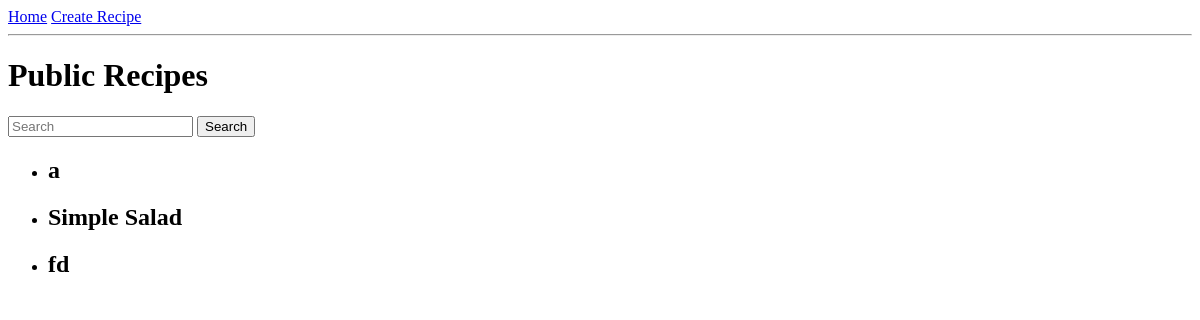
Before: / with the older database file.
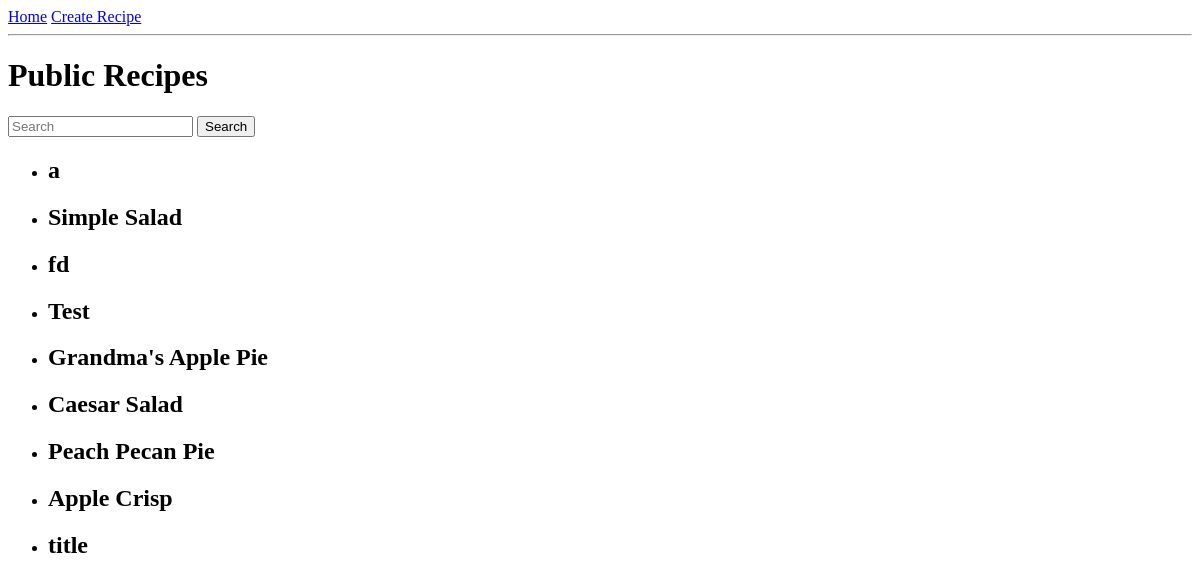
After: the same page with the newer database file.
### app/models.py (models this page shows)
class Recipe(db.Model):
    __tablename__ = 'recipe'
    id = db.Column(db.Integer, primary_key=True)
    user_email = db.Column(db.String(64), db.ForeignKey('user.email'), nullable=False)
    group_id = db.Column(db.Integer, db.ForeignKey('group.id'), nullable=False)
    title = db.Column(db.String(64), nullable=False)
    prep_time = db.Column(db.Integer, nullable = False)
    cook_time = db.Column(db.Integer, nullable=False)
    body = db.Column(db.TEXT, nullable=False)
    category = db.Column(db.String(64), nullable=False)
    num_serves = db.Column(db.Integer, nullable = False)
    privacy_setting = db.Column(db.String(64), nullable=False)
    is_validated = db.Column(db.Boolean, nullable=True)
    date_posted = db.Column(db.TEXT, nullable=False)
    forked_from_id = db.Column(db.Integer, db.ForeignKey('recipe.id'), nullable=True)

### app/routes.py (the view)
@app.route('/', methods=['GET'])
def home():
    form = SearchRecipe(request.args)
    recipes_query = Recipe.query.filter_by(privacy_setting='public')
    if form.search.data and form.search.data.strip():
        recipes_query = recipes_query.filter(Recipe.title.ilike(f"%{form.search.data}%"))
    recipes = recipes_query.all()
    return render_template('index.html', recipes=recipes, form=form)

### app/forms.py
class SearchRecipe(FlaskForm):
    search = StringField("Search recipes:", validators=[Optional()])
    submit = SubmitField('Search')

### app/templates/index.html (shortened to what this page needs)
{% extends "base.html" %}
{% block content %}
  <h1>Public Recipes</h1>
  <form method="get" action="{{ url_for('home') }}" autocomplete="off">
    {{ form.search(placeholder='Search') }}
    {{ form.submit }}
  </form>
  {% if recipes %}
    <ul class="recipes">
      {% for recipe in recipes %}
        <li class="recipe">
          <h2>{{ recipe.title }}</h2>
        </li>
      {% endfor %}
    </ul>
  {% else %}
    <p>No Public Recipes</p>
  {% endif %}
{% endblock %}

### app/templates/base.html (shortened to what this page needs)
<html>
    <head>
    </head>
    <body>
        <div>
          <a href="/">Home</a>
	  <a href="/create-recipe">Create Recipe</a>
        </div>
        <hr>
        {% block content %}{% endblock %}
    </body>
</html>

Changed rows visible on the page:
added Recipe: title "Test"
added Recipe: title "Grandma's Apple Pie"
added Recipe: title "Caesar Salad"
added Recipe: title "Peach Pecan Pie"
added Recipe: title "Apple Crisp"
added Recipe: title "title"
